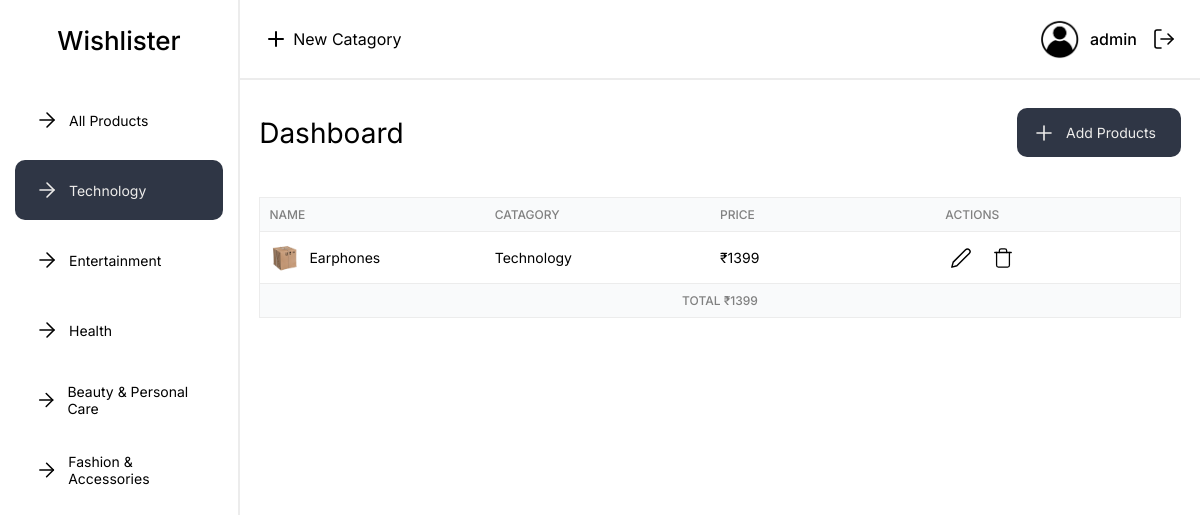
/index.php?catId=1 (signed in), run on the app's committed database.
### tables this page shows
CREATE TABLE `catagories` (
  `catagory_id` int(11) NOT NULL,
  `catagory_name` varchar(255) NOT NULL,
  `catagory_user_id` int(11) NOT NULL
);

CREATE TABLE `products` (
  `product_id` int(11) NOT NULL,
  `product_name` varchar(255) NOT NULL,
  `product_catagory_id` int(11) NOT NULL,
  `product_price` int(255) NOT NULL,
  `product_link` varchar(255) NOT NULL,
  `product_user_id` int(11) NOT NULL
);

### parts/_functions.php (called while the page is built)
<?php
function productNameLinkValidate($name, $link)
{
    if ($link == 0) {
        return $name;
    } else {
        return '<a class="product-name"  href="' . $link . '" target="_blank">' . $name . '</a>';
    }
}
?>

### components/_sidebar.php (shortened to what this page needs)
<?php
$isCatId = isset($_GET['catId']);
$userId = $_SESSION['userId'];
?>
<section class="sidebar">
    <div class="site-title">
        <p>
            <a href="index.php"> Wishlister </a>
        </p>
    </div>
    <nav class="nav">
        <div class="nav-items-container">
            <div class="nav-item-parent <?php if (!$isCatId) {
                echo 'nav-item-active';
            } ?>">
                <a href="index.php" class="nav-item-parent nav-item flex justify-between items-center ">
                    <div class=" nav-item-main flex items-center">
                        <i data-feather="arrow-right" stroke-width="1.6"></i>
                        <p>All Products</p>
                    </div>
                </a>
            </div>
            <?php
            $sql = "SELECT * FROM `catagories` WHERE `catagory_user_id` = '$userId'";
            $result = mysqli_query($connect, $sql);
            while ($row = mysqli_fetch_assoc($result)) {
                $catagoryName = $row['catagory_name'];
                $catagoryId = $row['catagory_id'];
                if ($isCatId) {
                    if ($_GET['catId'] == $catagoryId) {
                        $showNavItemActive = 'nav-item-active';
                    } else {
                        $showNavItemActive = false;
                    }
                }
                ?>
            <div class="nav-item-parent <?php if ($showNavItemActive) {
                    echo $showNavItemActive;
                } ?>">
                <a href="index.php?catId=<?php echo $catagoryId; ?>" class="nav-item flex justify-between items-center">
                    <div class="nav-item-main flex items-center">
                        <i data-feather="arrow-right" stroke-width="1.6"></i>
                        <p><?php echo $catagoryName; ?></p>
                    </div>
                </a>
            </div>
            <?php
            }
            ?>
        </div>
    </nav>
</section>

### components/_hero.php
<?php
$userId = $_SESSION['userId'];
include_once './parts/_functions.php';
?>
<section class="hero-container">
    <div class="hero-header">
        <p>Dashboard</p>
        <a id="addProductBtn">
            <i data-feather="plus" stroke-width="1.6"></i>
            <p>
                Add Products
            </p>
        </a>
    </div>
</section>
<section class='data-table-container'>
    <div class='data-table-head-container data-table-row'>
        <div class='data-table-head'>
            <div>Name</div>
            <div>Catagory</div>
            <div>Price</div>
            <div>Actions</div>
        </div>
    </div>
    <div class='data-table-body-container '>
        <?php
        if (isset($_GET['catId'])) {
            $catId = $_GET['catId'];
            $sql = "SELECT * FROM `products` WHERE `product_catagory_id` = $catId AND `product_user_id` = '$userId' ORDER BY `product_id` DESC";
        } else {
            $sql = "select * from `products` WHERE `product_user_id` = $userId ORDER BY `product_id` DESC";
        }
        $result = mysqli_query($connect, $sql);
        $num = mysqli_num_rows($result);
        $totalPrice = 0;
        while ($row = mysqli_fetch_assoc($result)) {
            $productId = $row['product_id'];
            $productName = $row['product_name'];
            $productPrice = $row['product_price'];
            $totalPrice += $productPrice;
            $productLink = $row['product_link'];
            $productName = productNameLinkValidate($productName, $productLink);
            $productCatagoryId = $row['product_catagory_id'];
            $sql2 = "select * from `catagories` where `catagory_id` = '$productCatagoryId'";
            $result2 = mysqli_query($connect, $sql2);
            $row2 = mysqli_fetch_assoc($result2);
            $productCatagory = $row2['catagory_name'];
            ?>
        <div class='data-table-body data-table-row'>
            <div id="<?php echo $productId ?>">
                <img src='assets/images/product.png' width='30px' height='30px' alt=''>
                <?php echo $productName; ?>
            </div>
            <div id="productCatagoryId-<?php echo $productCatagoryId; ?>"><?php echo $productCatagory ?>
            </div>
            <div><?php echo '₹' . $productPrice; ?></div>
            <div class='data-table-actions-container'>
                <div class="data-table-edit">
                    <i id="productEditId-<?php echo $productId ?>" data-feather='edit-2' stroke-width='1.6'></i>
                </div>
                <div id="productDeleteId-<?php echo $productId ?>" class='data-table-delete'>
                    <i data-feather='trash' stroke-width='1.4'></i>
                </div>
            </div>
        </div>
        <?php } ?>
    </div>
    <div class='data-table-footer-container data-table-row'>
        <div class='data-table-footer '>
            <div class="flex justify-center">
                <?php
                if ($num == 0) {
                    echo "No results found";
                } else {
                    echo 'Total ₹' . $totalPrice;
                }
                ?>
            </div>
        </div>
    </div>
</section>

### sass/style.css (style rules this page uses)
* { margin: 0; padding: 0; box-sizing: border-box; }
a { text-decoration: none; color: unset; }
.flex { display: flex; }
.justify-center { justify-content: center; }
.justify-between { justify-content: space-between; }
.items-center { align-items: center; }
.font-inter { font-family: "Inter", sans-serif; font-optical-sizing: auto; font-variation-settings: "slnt" 0; }
.main-site-area section { padding: 0 2%; }
.sidebar { width: 20%; border-right: 2px solid #ececec; position: fixed; top: 0; left: 0; background: white; height: 100vh; }
.sidebar .site-title { display: flex; justify-content: center; align-items: center; font-size: 26px; font-weight: 500; height: 80px; }
.sidebar .nav { position: relative; }
.sidebar .nav .nav-items-container { margin: 10px 15px; }
.sidebar .nav .nav-items-container .nav-item-parent { position: relative; border-radius: 10px; }
.sidebar .nav .nav-items-container .nav-item { position: relative; margin: 10px 0; height: 60px; padding: 0 0 0 20px; border-radius: 10px; font-size: 14px; cursor: pointer; }
.sidebar .nav .nav-items-container .nav-item .nav-item-main p { margin: 0 10px; }
.nav-item-active { background: #2f3645; color: #eeedeb; }
.hero-header { display: flex; justify-content: space-between; align-items: center; padding-top: 28px; font-size: 28px; }
.hero-header a { display: flex; align-items: center; justify-content: center; font-size: 14px; padding: 6px 15px; background: #2f3645; color: #eeedeb; border-radius: 10px; cursor: pointer; }
.hero-header a p { margin: 10px; }
.data-table-container { font-size: 14px; margin: 40px 0; }
.data-table-container .data-table-head-container, .data-table-container .data-table-footer-container { background: #f9fafb; text-transform: uppercase; color: gray; font-size: 12px; font-weight: 500; }
.data-table-container .data-table-footer-container { border-bottom: 1.4px solid #ececec; }
.data-table-container .data-table-row { display: flex; justify-content: space-between; align-items: center; padding: 1% 1%; border-top: 1.4px solid #ececec; border-right: 1.4px solid #ececec; border-left: 1.4px solid #ececec; }
.data-table-container .data-table-row div { display: flex; align-items: center; flex: 1; }
.data-table-container .data-table-row div img { margin-right: 10px; }
.data-table-container .data-table-actions-container { gap: 0 10px; }
.data-table-container .data-table-actions-container div { display: flex; justify-content: center; align-items: center; border-radius: 5px; flex: 0; padding: 5px; cursor: pointer; width: 32px; height: 32px; }
.data-table-container .data-table-actions-container div svg { cursor: pointer; }

### data on the page
catagories: catagory_name "Technology"
catagories: catagory_name "Entertainment"
catagories: catagory_name "Health"
catagories: catagory_name "Beauty & Personal Care"
catagories: catagory_name "Fashion & Accessories"
products: product_name "Earphones", catagories.catagory_name "Technology", product_price "1399", $productId 1 (drawn)

### other printed values
$_SESSION['username'] "admin"
$totalPrice "1399"
